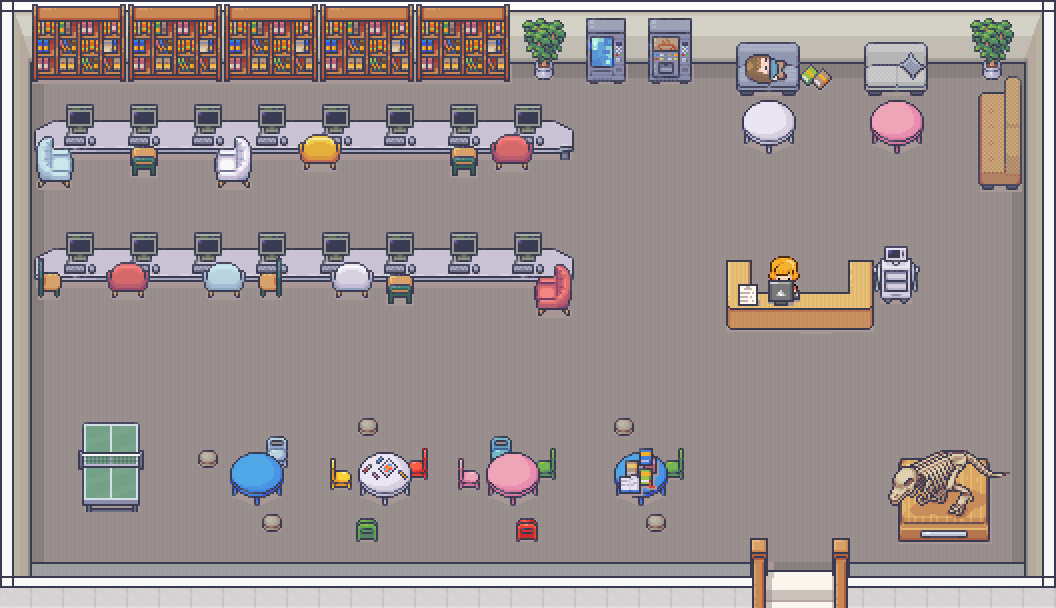

Rendered tile map (Tiled .tmx) drawn with the repository's tilesets; below, a short description and the map source with its tile grids summarised:
An orthogonal 33x19 tile map with 32x32 px tiles, 8 tile layers (floor, walls (collide), back furniture (collide), bottom chairs (no collide), ...), 10 tilesets.

<map version="1.8" tiledversion="1.8.2" orientation="orthogonal" renderorder="right-down" width="33" height="19" tilewidth="32" tileheight="32" infinite="0" nextlayerid="11" nextobjectid="1">
 <editorsettings>
  <export target="tfdl..tmx" format="tmx" />
 </editorsettings>
 <tileset firstgid="1" source="floor.tsx" />
 <tileset firstgid="601" source="walls.tsx" />
 <tileset firstgid="1921" source="visible upstaris.tsx" />
 <tileset firstgid="2353" source="classroom and library.tsx" />
 <tileset firstgid="2897" source="hospital.tsx" />
 <tileset firstgid="4657" source="basement.tsx" />
 <tileset firstgid="5457" source="japanese.tsx" />
 <tileset firstgid="5969" source="museum.tsx" />
 <tileset firstgid="7921" source="jail.tsx" />
 <tileset firstgid="8641" source="generic.tsx" />
 <layer id="1" name="floor" width="33" height="19">
  <data>[627 cells, 627 non-empty, 5 distinct tile ids]</data>
 </layer>
 <layer id="2" name="walls (collide)" width="33" height="19">
  <data>[627 cells, 159 non-empty, 12 distinct tile ids]</data>
 </layer>
 <layer id="8" name="back furniture (collide)" width="33" height="19">
  <data>[627 cells, 85 non-empty, 49 distinct tile ids]</data>
 </layer>
 <layer id="9" name="bottom chairs (no collide)" width="33" height="19">
  <data>[627 cells, 43 non-empty, 37 distinct tile ids]</data>
 </layer>
 <layer id="3" name="furniture (collide)" width="33" height="19">
  <data>[627 cells, 81 non-empty, 21 distinct tile ids]</data>
 </layer>
 <layer id="5" name=" more furniture (collide)" width="33" height="19">
  <data>[627 cells, 72 non-empty, 42 distinct tile ids]</data>
 </layer>
 <layer id="7" name="even more furniture (no collide)" width="33" height="19">
  <data>[627 cells, 52 non-empty, 44 distinct tile ids]</data>
 </layer>
 <layer id="6" name="stuff on top" width="33" height="19" offsetx="-1" offsety="-12">
  <data>[627 cells, 6 non-empty, 6 distinct tile ids]</data>
 </layer>
</map>
